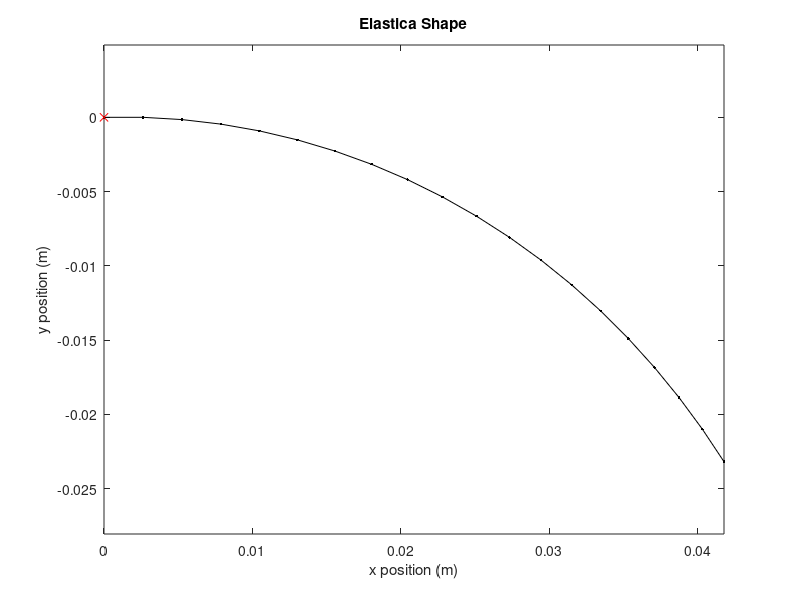
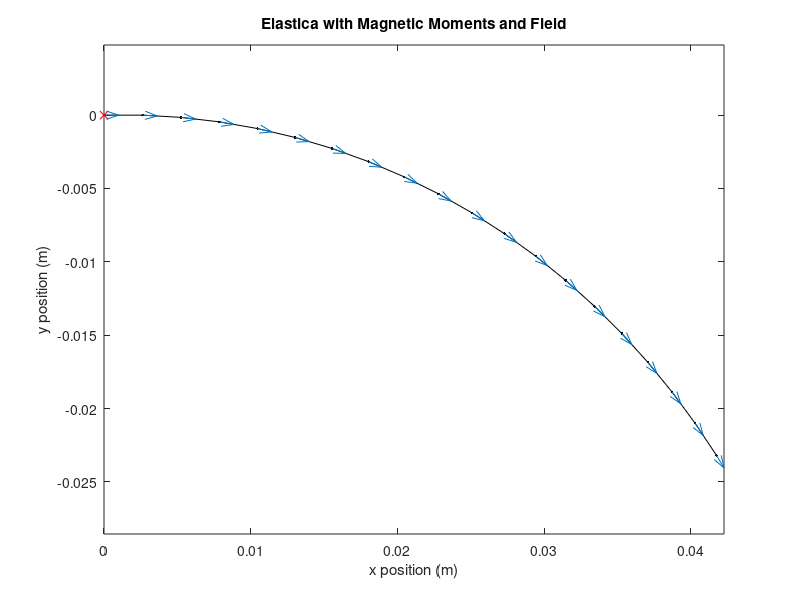

These figures' MATLAB source, in order:
%% 2D : Referential position is +X

clear; clc; close all;


% Numeric
n = 20; % Number of discrete linear segments
L = 0.05; % Total elastica length
s = linspace(0, L, n)'; % Column vector
delta_s = repmat(s(2) - s(1), n, 1); % Local, immutable, Link Length
theta = zeros(n, 1); % Rotation Matrix from d3 to e3
theta_p = zeros(n, 1); % Differential of R wrt s
r = zeros(n, 2); % Vector position as a function of "s"

% Geometric
radius = 2e-3; % Radius [m]
A = pi * radius^2; % Cross Sectional Area [m^2]
V = A; % Volume per unit length [m^2]
I = 0.25 * pi * radius^4; % Second moment of area [m^4]

% Material
E = 10e5; % Young's modulus [N/m^2]
rho = 1100; % Density [kg/m^3]
g = -9.81; % Acceleration due to gravity [m/s^2]

% Magnetic
mu0 = 4 * pi * 1e-7; % Air magnetic permeability (H/m or N/A^2)
remanence = 0.10; % Saturation Remanent Magnetic Field [T]
M = remanence * V / mu0; % Magnitude of magnetic moment (A·m^2)
m = zeros(n, 2); % Spatial vector of referential magnetic moment
m_def = zeros(n, 2); % Spatial vector of deformed magnetic moment
m_hat = zeros(n, 2); % Differential wrt theta of deformed magnetic moment

% Initialize magnetic moments
m(:, 1) = M; % Initial magnetic moment along x-axis
m(1:round(n/2), 1) = -M; % Flip direction for first half
%m(round(n/2)+1:end, 1) = M; % Second half remains positive
m(1:round(n/2), 1) = M; % NO Flip direction for first half
%m(round(n/2)+1:end, 1) = -M; % Flip direction for second half

% Create the magnetic field template
xLow = -0.1;   yLow = -0.1;
xHigh = 0.1;   yHigh = 0.1;
xIncr = 0.005;  yIncr = 0.005; % Step size

% Create the meshgrid used for magnetic simulation
[Fieldx, Fieldy] = meshgrid(xLow:xIncr:xHigh, yLow:yIncr:yHigh);

% Define the magnetic field Bx and By over the grid
%Bx = 0.001880 * ones(size(Fieldx)); 
%By = -0.001672 * ones(size(Fieldy)); 
Bx = 0.0 * ones(size(Fieldx)); 
By = -0.0 * ones(size(Fieldy));

% Loop parameters
loops = 1000; % Maximum number of iterations
mu = 0.5;
theta_p_old = ones(n, 1) * 1e-6;

R = zeros(2, 2, n); % Rotation matrices at each datapoint
R_hat = zeros(2, 2, n); % Differential of Rotation matrix wrt theta

r(1,:) = [0, 0]; % Starting position

for j = 1:loops
    % Compute rotation matrices and their derivatives
    for i = 1:n
        % Rotation Matrix for current theta
        R(:, :, i) = [cos(theta(i)), -sin(theta(i));
                      sin(theta(i)),  cos(theta(i))];
        m_def(i, :) = (R(:, :, i) * m(i, :)')';

        % Differential of Rotation Matrix wrt theta
        R_hat(:, :, i) = [-sin(theta(i)), -cos(theta(i));
                           cos(theta(i)), -sin(theta(i))];
        m_hat(i, :) = (R_hat(:, :, i) * m(i, :)')';
    end

    % Map to Cartesian coordinates
    dx = delta_s(1) * cos(theta);
    dy = delta_s(1) * sin(theta);
    r(1, :) = [0, 0];
    r(2:end, 1) = cumsum(dx(1:end-1)) + r(1,1);
    r(2:end, 2) = cumsum(dy(1:end-1)) + r(1,2);

    % Interpolate Bx and By at positions r(:,1), r(:,2)
    Bx_interp = interp2(Fieldx, Fieldy, Bx, real(r(:,1)), real(r(:,2)), 'linear', 0);
    By_interp = interp2(Fieldx, Fieldy, By, real(r(:,1)), real(r(:,2)), 'linear', 0);
    B_interp = [Bx_interp, By_interp];

    % Calculate Theta Prime based on PDE using real cube root
    expr = (rho * g * A / (E * I)) * cos(theta) + (theta_p_old.^2) .* (sum(m_hat .* B_interp, 2) / (E * I));
    theta_p = (1 - mu) * theta_p_old + mu * cbrt(expr);

    % Integrate Theta Prime for Theta
    theta(2:end) = theta(1:end-1) + ((theta_p(2:end) + theta_p(1:end-1)) / 2) * delta_s(1);

    % Convergence Clause
    err = 1e-6;
    if norm(theta_p - theta_p_old) < err
        fprintf('norm of error = %e\n', norm(theta_p - theta_p_old));
        fprintf('Converged at iteration j = %d\n', j);
        break;
    end

    if j == loops
        fprintf('norm of error = %e\n', norm(theta_p - theta_p_old));
        fprintf('Unconverged: reached maximum iterations j = %d\n', j);
    end

    % Update theta_p_old for convergence check and numerical damping
    theta_p_old = theta_p;
end

% Check elastica total length
dr = diff(r);
total_length = sum(sqrt(sum(dr.^2, 2)));
fprintf('Check elastica total length = %.6f\n', total_length);

% Plotting
figure(1);
plot(real(r(:, 1)), real(r(:, 2)), 'k.-');
hold on
plot(0,0,'rx');
xlabel('x position (m)');
ylabel('y position (m)');
axis equal;
title('Elastica Shape');
hold off;

% Adjust the scale for the quiver plot if necessary
scale = 0.001; % Adjust scale factor as needed

figure(2);
plot(real(r(:, 1)), real(r(:, 2)), 'k.-');
xlabel('x position (m)');
ylabel('y position (m)');
hold on;
% Plot the magnetic moment vectors at the correct positions
quiver(real(r(:, 1)), real(r(:, 2)), real(m_def(:, 1))*scale, real(m_def(:, 2))*scale, 0, 'MaxHeadSize', 0.5);
% Plot the magnetic field vectors at the elastica positions (optional)
quiver(real(r(:,1)), real(r(:,2)), Bx_interp*scale, By_interp*scale, 0, 'MaxHeadSize', 0.5, 'Color', 'b');
plot(0,0,'rx');
axis equal;
title('Elastica with Magnetic Moments and Field');
hold off;

% --- Function Definitions ---

function y = cbrt(x)
    y = sign(x) .* abs(x).^(1/3);
end
